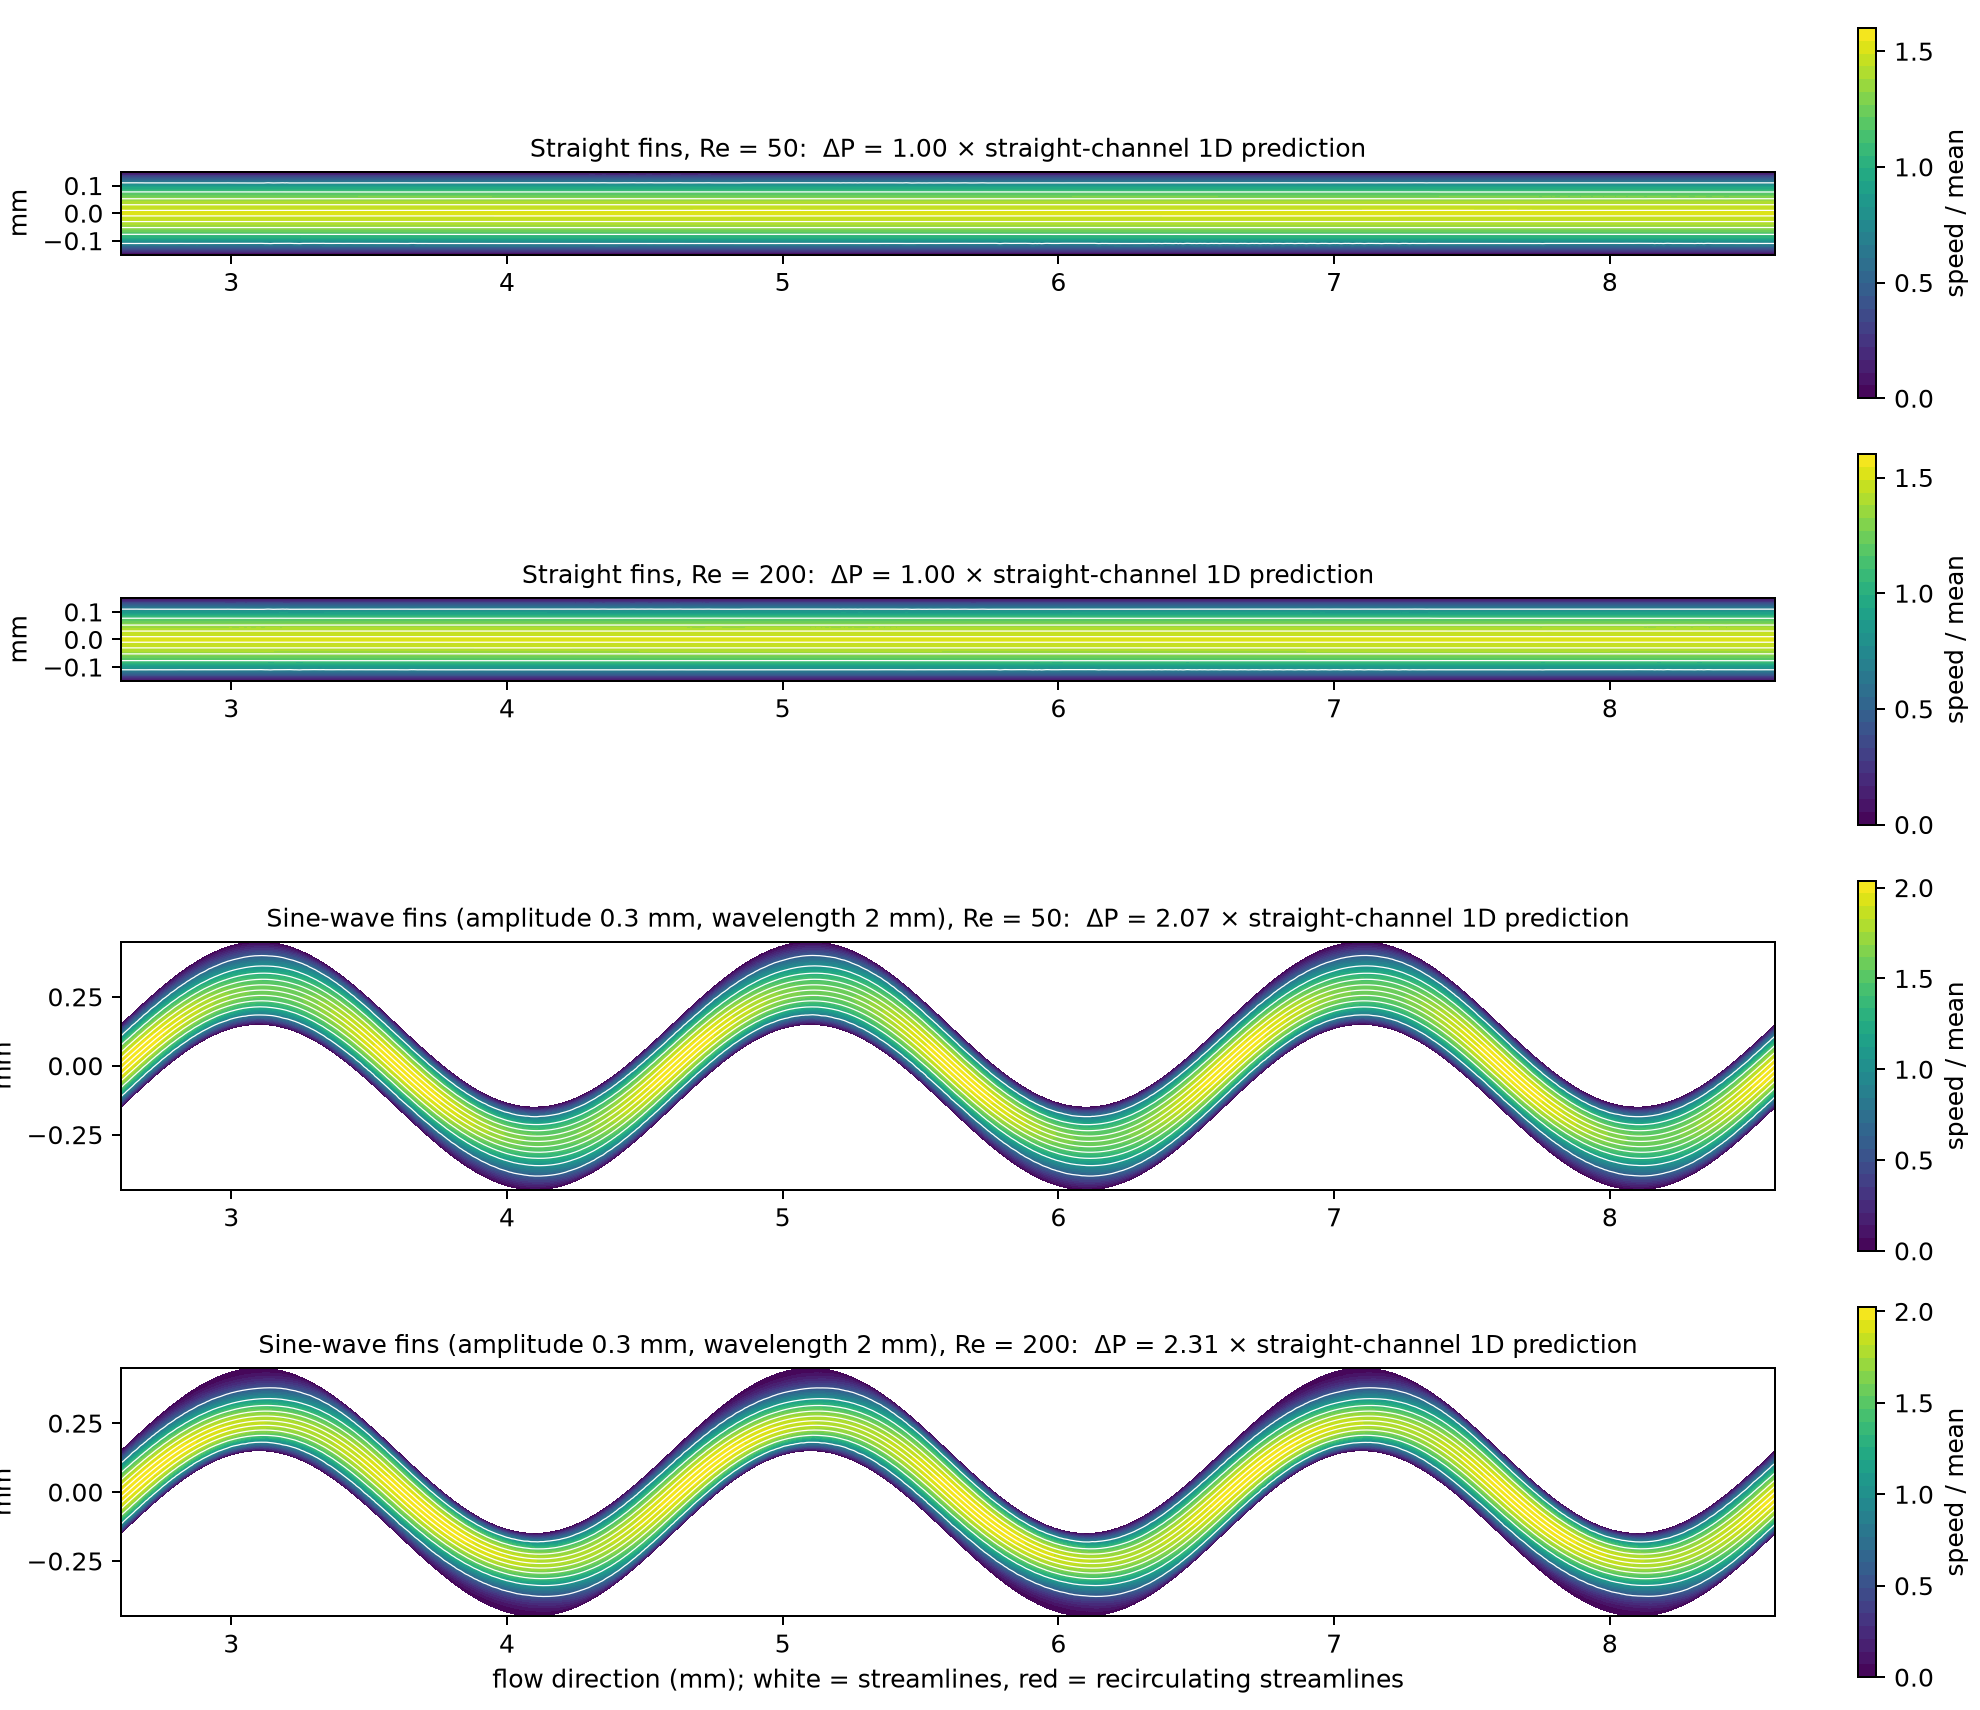

Here is the Python script that generated this plot:
"""PROTOTYPE (not part of V1): Level 2 = 2D planar steady Navier-Stokes, developing laminar flow.

Plan view of one fin gap (infinite fin height). Straight vs sine-wave walls at two Reynolds numbers.
Nondimensional: lengths / gap w, velocities / mean velocity U, pressure / (rho U^2), Re_w = rho U w / mu.
Taylor-Hood (P2-P1), Newton with Reynolds continuation. Isothermal: flow field and pressure drop only.
"""
import sys
from pathlib import Path

import gmsh
import matplotlib

matplotlib.use("Agg")
import matplotlib.pyplot as plt
import numpy as np
from matplotlib.tri import Triangulation
from scipy.sparse import bmat
from skfem import Basis, BilinearForm, ElementTriP1, ElementTriP2, ElementVector, LinearForm, MeshTri, asm, condense, solve
from skfem.helpers import ddot, div, dot, grad, mul

LEAD_IN, N_WAVES = 2.0, 5


def centerline(x, amp, lam):
    s = np.clip((x - LEAD_IN) / (N_WAVES * lam), 0, 1)
    return amp * np.sin(2 * np.pi * N_WAVES * s)


def make_mesh(amp: float, lam: float, size: float) -> tuple[MeshTri, float]:
    length = 2 * LEAD_IN + N_WAVES * lam
    xs = np.linspace(0, length, int(length / size) + 1)
    yc = centerline(xs, amp, lam)
    gmsh.initialize()
    gmsh.option.setNumber("General.Terminal", 0)
    geo = gmsh.model.geo
    bot = [geo.addPoint(x, y - 0.5, 0, size) for x, y in zip(xs, yc)]
    top = [geo.addPoint(x, y + 0.5, 0, size) for x, y in zip(xs, yc)]
    lines = [geo.addSpline(bot), geo.addLine(bot[-1], top[-1]), geo.addSpline(top[::-1]), geo.addLine(top[0], bot[0])]
    geo.addPlaneSurface([geo.addCurveLoop(lines)])
    geo.synchronize()
    gmsh.model.mesh.generate(2)
    tags, coords, _ = gmsh.model.mesh.getNodes()
    _, _, conn = gmsh.model.mesh.getElements(2)
    gmsh.finalize()
    idx = np.zeros(int(tags.max()) + 1, dtype=np.int64)
    idx[tags.astype(np.int64)] = np.arange(len(tags))
    used = np.unique(conn[0].astype(np.int64))
    remap = np.full(int(tags.max()) + 1, -1, dtype=np.int64)
    remap[used] = np.arange(len(used))
    p = coords.reshape(-1, 3)[idx[used], :2].T
    t = remap[conn[0].astype(np.int64)].reshape(-1, 3).T
    return MeshTri(np.ascontiguousarray(p), np.ascontiguousarray(t)), length


@BilinearForm
def viscous(u, v, _):
    return ddot(grad(u), grad(v))


@BilinearForm
def divergence(u, q, _):
    return -div(u) * q


@BilinearForm
def advection_jac(u, v, w):
    z = w["wind"]
    return dot(mul(grad(u), z), v) + dot(mul(grad(z), u), v)


@LinearForm
def advection_res(v, w):
    z = w["wind"]
    return dot(mul(grad(z), z), v)


@BilinearForm
def laplace(u, v, _):
    return dot(grad(u), grad(v))


@LinearForm
def vorticity(v, w):
    z = w["wind"]
    return (z.grad[1][0] - z.grad[0][1]) * v


def solve_channel(amp: float, lam: float, reynolds_w: list[float], size: float = 0.07) -> list[dict]:
    mesh, length = make_mesh(amp, lam, size)
    bu = Basis(mesh, ElementVector(ElementTriP2()), intorder=4)
    bp = bu.with_element(ElementTriP1())
    tol = 1e-8
    inlet = mesh.facets_satisfying(lambda x: x[0] < tol, boundaries_only=True)
    outlet = mesh.facets_satisfying(lambda x: x[0] > length - tol, boundaries_only=True)
    walls = np.setdiff1d(mesh.boundary_facets(), np.concatenate([inlet, outlet]))
    d_u = np.concatenate([bu.get_dofs(facets=inlet).all(), bu.get_dofs(facets=walls).all()])
    nu_dofs = bu.N

    def inflow(x):
        eta = x[1] + 0.5
        return np.stack([6 * eta * (1 - eta), np.zeros_like(eta)])

    up = np.zeros(nu_dofs + bp.N)
    inlet_dofs = bu.get_dofs(facets=inlet).all()
    up[inlet_dofs] = bu.project(inflow)[inlet_dofs] if False else _nodal_inflow(bu, inlet_dofs, inflow)
    a_visc, b = asm(viscous, bu), asm(divergence, bu, bp)

    out = []
    first = True
    for re in reynolds_w:
        for it in range(25):
            wind = bu.interpolate(up[:nu_dofs])
            jac = bmat([[a_visc / re + asm(advection_jac, bu, wind=wind), b.T], [b, None]], format="csr")
            res = np.concatenate([
                a_visc @ up[:nu_dofs] / re + asm(advection_res, bu, wind=wind) + b.T @ up[nu_dofs:],
                b @ up[:nu_dofs],
            ])
            delta = solve(*condense(jac, -res, D=d_u))
            up += delta
            norm = np.linalg.norm(delta) / max(np.linalg.norm(up), 1e-30)
            if norm < 1e-9:
                break
        else:
            raise RuntimeError(f"Newton did not converge at Re_w={re} (last step {norm:.2e})")
        # pressure drop across the wavy section, compared with fully developed plane Poiseuille (12/Re per unit length)
        bp_in = bp.get_dofs(facets=inlet).all()
        p = up[nu_dofs:]
        dp = p[bp_in].mean() - p[bp.get_dofs(facets=outlet).all()].mean()
        dp_straight_1d = 12.0 / re * length
        # stream function: -lap(psi) = vorticity, psi = 0 / 1 on bottom / top wall
        b1 = bp
        wind = bu.interpolate(up[:nu_dofs])
        wall_dofs = b1.get_dofs(facets=walls).all()
        psi0 = np.zeros(b1.N)
        xw, yw = b1.doflocs[0, wall_dofs], b1.doflocs[1, wall_dofs]
        psi0[wall_dofs] = (yw > centerline(xw, amp, lam)).astype(float)
        psi = solve(*condense(asm(laplace, b1), asm(vorticity, b1, wind=wind), x=psi0, D=wall_dofs))
        n = mesh.p.shape[1]
        speed = np.hypot(up[bu.nodal_dofs[0]], up[bu.nodal_dofs[1]])
        out.append({"re_w": re, "re_dh": 2 * re, "newton_its": it + 1, "dp": float(dp), "dp_ratio_vs_1d": float(dp / dp_straight_1d),
                    "psi_min": float(psi.min()), "psi_max": float(psi.max()), "mesh": mesh, "speed": speed, "psi": psi[:n],
                    "length": length, "amp": amp, "lam": lam})
    return out


def _nodal_inflow(bu, dofs, fn):
    vals = fn(bu.doflocs[:, dofs])
    comp = np.isin(dofs, np.concatenate([bu.nodal_dofs[1], bu.facet_dofs[1]])).astype(int)
    return vals[comp, np.arange(len(dofs))]


def main() -> int:
    gap_mm = 0.3
    cases = [("Straight fins", 0.0, 2.0 / gap_mm), ("Sine-wave fins (amplitude 0.3 mm, wavelength 2 mm)", 1.0, 2.0 / gap_mm)]
    re_list = [10.0, 25.0, 50.0, 100.0]  # Re_w; Re on Dh = 2w is double
    show = [25.0, 100.0]
    fig, axes = plt.subplots(4, 1, figsize=(11, 9.5), constrained_layout=True)
    row = 0
    for title, amp, lam in cases:
        results = solve_channel(amp, lam, re_list)
        for r in results:
            print(f"{title[:14]:14s} Re_Dh={r['re_dh']:5.0f} newton={r['newton_its']:2d} dp/(rho U^2)={r['dp']:7.3f} "
                  f"dp / fully-developed straight 1D = {r['dp_ratio_vs_1d']:.3f}  psi range [{r['psi_min']:.4f}, {r['psi_max']:.4f}]")
        for r in [r for r in results if r["re_w"] in show]:
            ax = axes[row]
            row += 1
            m = r["mesh"]
            tri = Triangulation(m.p[0] * gap_mm, m.p[1] * gap_mm, m.t.T)
            cs = ax.tricontourf(tri, r["speed"], levels=np.linspace(0, max(1.6, r["speed"].max()), 30), cmap="viridis")
            ax.tricontour(tri, r["psi"], levels=np.linspace(0.05, 0.95, 10), colors="white", linewidths=0.5)
            ax.tricontour(tri, r["psi"], levels=[-0.02, -0.005, -0.0005, 1.0005, 1.005, 1.02], colors="#ff6b6b", linewidths=0.9)
            ax.set_aspect("equal")
            ax.set_xlim(LEAD_IN * gap_mm + 2.0, LEAD_IN * gap_mm + 8.0)
            ax.set_ylabel("mm")
            ax.set_title(f"{title}, Re = {r['re_dh']:.0f}:  ΔP = {r['dp_ratio_vs_1d']:.2f} × straight-channel 1D prediction", fontsize=10)
            fig.colorbar(cs, ax=ax, label="speed / mean", shrink=0.9, ticks=[0, 0.5, 1.0, 1.5, 2.0])
    axes[-1].set_xlabel("flow direction (mm); white = streamlines, red = recirculating streamlines")
    out = Path(__file__).parent / "level2_wavy_channel.png"
    fig.savefig(out, dpi=180)
    print(out)
    return 0


if __name__ == "__main__":
    sys.exit(main())
